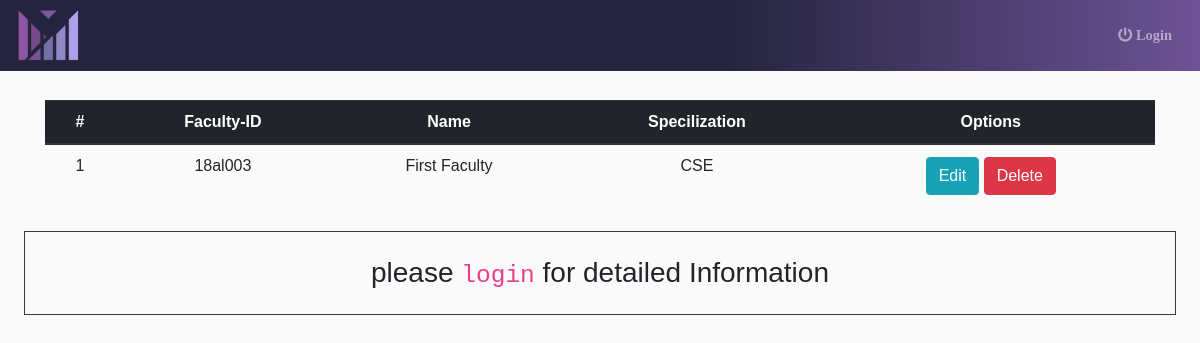
The app's page /faculty/ with its own data.
### management/models.py (models this page shows, shortened)
class Faculty(models.Model):
    Fid = models.CharField(max_length=10,null =False,verbose_name = "Faculty ID")
    Name = models.CharField( max_length=15,null =False)
    SPEC = (
        ('AI/ML','AI/ML'),
        ('CSE','CSE'),
        ('CyberSecurity','CyberSecurity'),
        ('Networking','Networking'),
        ('Languages','Languages'),
        ('DBMS','DBMS'),
        ('Management','Management'),
        ('Basic Science','Basic Science'),
        ('Physical Edu','Physical Edu'),
        ('Electronics','Electronics'),
        ('Other','Other'),
    )
    specialization = models.CharField( max_length=25,null =False,choices = SPEC,verbose_name = "Specilised in ")
    subject = models.ManyToManyField(Subject, verbose_name="Subject")

### management/views.py (the view)
# urls.py: path("faculty/",FacultyView.as_view(),name = "faculty"),
class FacultyView(ListView):
    model = Faculty
    template_name = "faculty.html"

### templates/faculty.html (shortened to what this page needs)
{% extends 'base.html' %}
{% load crispy_forms_tags %}
{% block content %}
<div class="container">
  <table class="table table-hover table-responsive-sm ">
    <thead class="thead-dark text-center">
      <tr>
        <th scope="col">#</th>
        <th scope="col">Faculty-ID</th>
        <th scope="col">Name</th>
        <th scope="col">Specilization</th>
        <th scope="col">Options</th>
      </tr>
    </thead>
    <tbody>
  {% for object in object_list %}
    <tr class="text-center">
        <td>{{ object.id }}</td>
        <td>{{ object.Fid }}</td>
        <td>{{ object.Name }}</td>
        <td>{{ object.specialization }}</td>
        <td>
        <a href="{{ object.id }}/update" class="btn btn-info btn-xs"> Edit </a>
        <a href="{{ object.id }}/delete" class="btn btn-danger btn-xs"> Delete </a>
        </td>
      </tr>
      {% empty %}
      <h2 class="p-3 m-3 text-center">No Faculty details added yet.
      <a href="{% url 'management:addfaculty' %}" class="btn btn-primary">Add Faculty</a>
      </h2>
      {% endfor %}
    </tbody>
  </table>
</div>
{% endblock content %}

### static/IA_management/css/nav_side.css (style rules this page uses)
body { font-size: 0.9rem; }
* { transition: 8ms linear; }

### static/IA_management/css/main.css (style rules this page uses)
* { box-sizing: border-box; margin: 0; padding: 0; transition: 230ms linear !important; }
body { background-color: lightblue; }
body { font-family: 'Poppins', sans-serif; background: #fafafa }
a, a:hover, a:focus { color: inherit; text-decoration: none; transition: all 0.3s }
.table { border: transparent 2px !important; border-radius: 15px !important; margin-left: auto; margin-right: auto; margin-top: 5px; margin-bottom: 5px; }

### records on screen
Faculty: id "1", Fid "18al003", Name "First Faculty", specialization "CSE"
